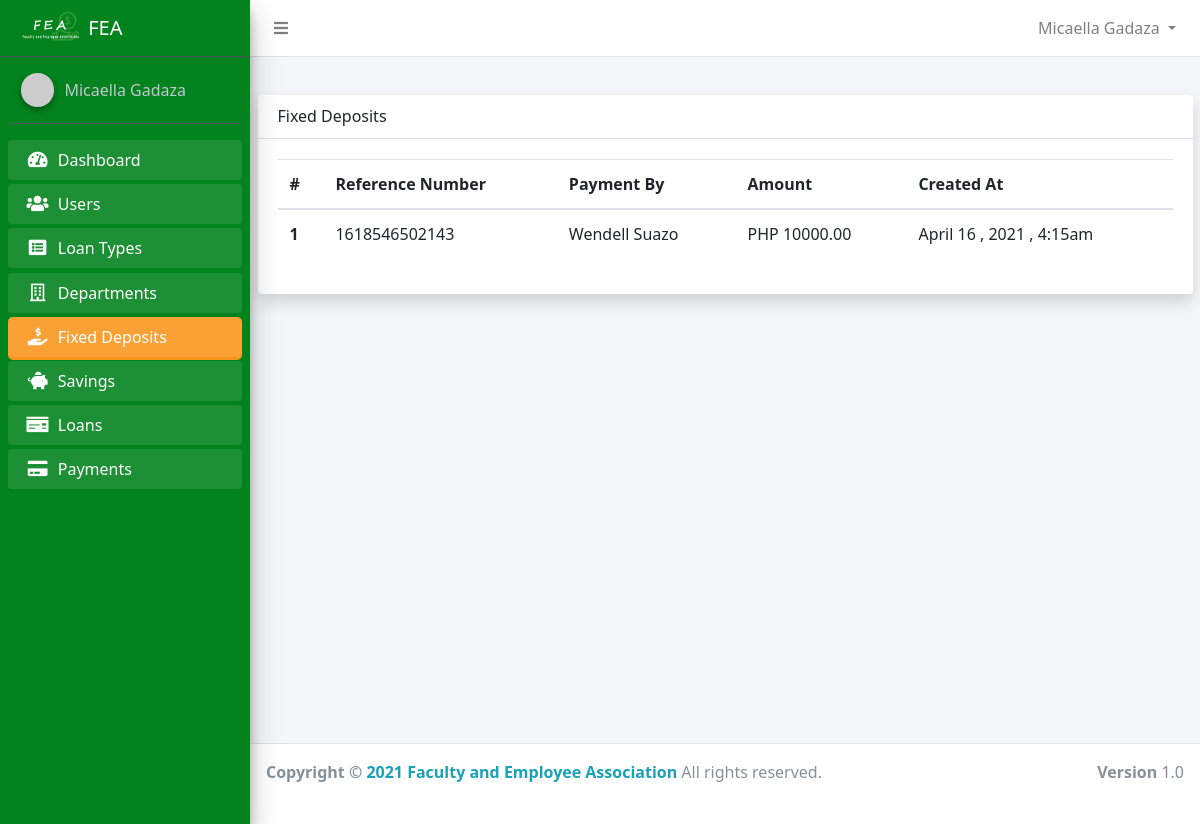
The page /admin/fixed_deposits.php (signed in) on the database as committed earlier.
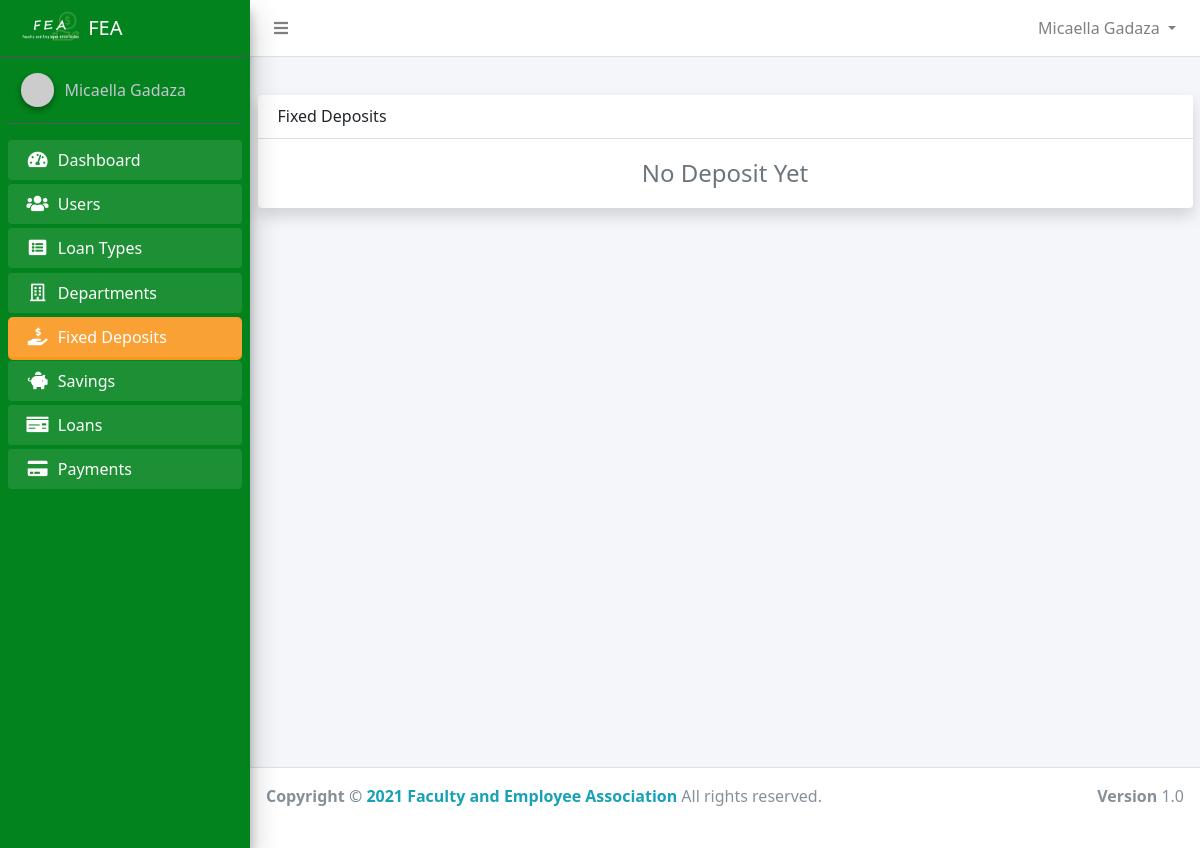
The same page on the database as committed later.
### tables this page shows
CREATE TABLE `fixed_deposits` (
  `id` int(11) NOT NULL,
  `reference_number` varchar(50) DEFAULT NULL,
  `payment_by` varchar(100) NOT NULL,
  `amount` double NOT NULL,
  `user_id` int(11) NOT NULL,
  `created_at` timestamp NOT NULL DEFAULT current_timestamp()
);

### app/config/config.php (called while the page is built, shortened)
<?php
class Connection
{
    public $conn;
    public function __construct()
    {
        try {
            $dsn = 'mysql:host=' . HOST . ';dbname=' . DB_NAME;
            $this->conn = new PDO($dsn, USERNAME, PASSWORD);
            $this->conn->setAttribute(PDO::ATTR_DEFAULT_FETCH_MODE, PDO::FETCH_OBJ);
            $this->conn->setAttribute(PDO::ATTR_EMULATE_PREPARES, false);
        } catch (PDOException $e) {
            echo "Error!: " . $e->getMessage() . "<br/>";
            die();
        }
        return $this->conn;
    }
}

### app/controllers/admin/FixedDepositController.php (called while the page is built, shortened)
<?php
class AdminFixedDeposit extends Connection
{
    public function index()
    {
        $sql = "SELECT * FROM fixed_deposits WHERE amount !=0";
        $stmt = $this->conn->query($sql);
        $stmt->execute();
        return $stmt->fetchAll();
    }
}

### app/helpers/showPrice.php (called while the page is built)
<?php
function formatDecimal($num)
{
    return  number_format((float)$num, 2, '.', '');
}

### app/helpers/formatDate.php (called while the page is built, shortened)
<?php
function formatDate($date)
{
    $d = new DateTime($date);
    return $d->format("F j \, Y \, g:ia \ ");
}

### admin/fixed_deposits.php (the view, shortened to what this page needs)
<?php
require_once '../app/includes/admin/header.php';
$fixedDeposit = new AdminFixedDeposit();
$fixedDeposits = $fixedDeposit->index();
?>
<div class="container">
    <div class="card shadow">
        <div class="card-header d-flex align-items-center">
            <h4>Fixed Deposits</h4>
        </div>
        <div class="card-body">
            <div class="table-responsive">
                <?php if ($fixedDeposits) : ?>
                    <table class="table" id="myTable">
                        <thead>
                            <tr>
                                <th scope="col">#</th>
                                <th scope="col">Reference Number</th>
                                <th scope="col">Payment By</th>
                                <th scope="col">Amount</th>
                                <th scope="col">Created At</th>
                            </tr>
                        </thead>
                        <tbody>
                            <?php foreach ($fixedDeposits as $key => $deposit) : ?>
                                <tr>
                                    <th scope="row"><?php echo $key + 1 ?></th>
                                    <td><?php echo $deposit->reference_number ?></td>
                                    <td><?php echo ucwords($deposit->payment_by) ?></td>
                                    <td>PHP <?php echo formatDecimal($deposit->amount) ?></td>
                                    <td><?php echo formatDate($deposit->created_at) ?></td>
                                </tr>
                            <?php endforeach; ?>
                        </tbody>
                    </table>
                <?php else : ?>
                    <h2 class="text-secondary text-center">No Deposit Yet</h2>
                <?php endif; ?>
            </div>
        </div>
    </div>
</div>
</div>
<?php require_once  '../app/includes/admin/footer.php' ?>

Rows that differ between the two databases and show on the page:
removed fixed_deposits: reference_number "1618546502143", payment_by "Wendell Suazo", amount "10000.00", created_at "April 16 , 2021 , 4:15am"
Other text that changed with them:
text no longer shown: "# Reference Number Payment By Amount Created At"
text now shown: "No Deposit Yet"
